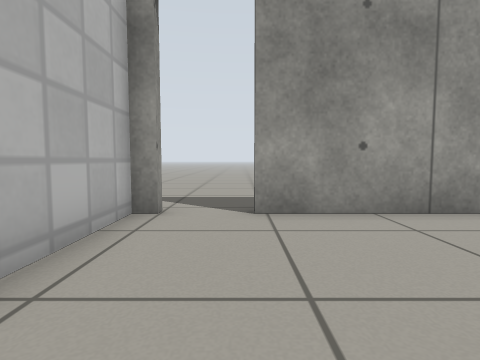
view 1 (above)

16 first-person views from a walk through a Gazebo world. The camera is 0.5 m above the floor, tilts 4° down and sees 80° across. The floor is counted in squares, 0.5 m on a side. Each view is taken from the middle of a square. On the plan, view 1 faces up. The plan holds only what a view shows up to about 11 squares ahead; the rest is blank. Simple patterns stand in for the simulator's built-in surfaces.

view 2
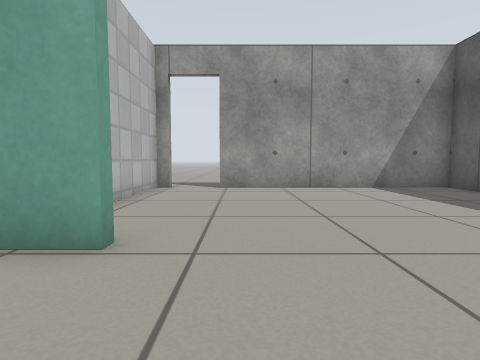

view 3
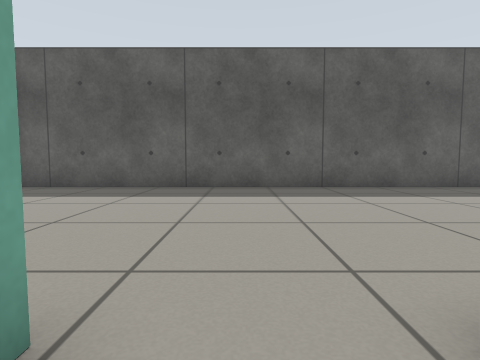

view 4
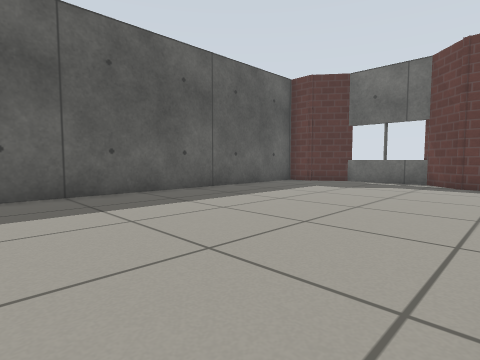

view 5
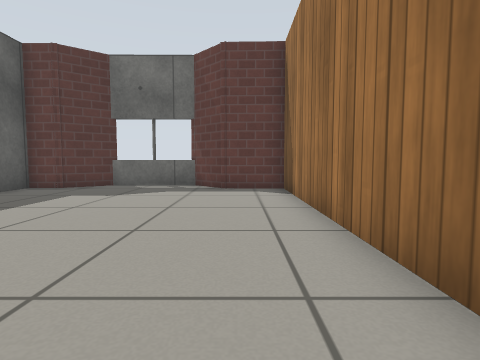

view 6
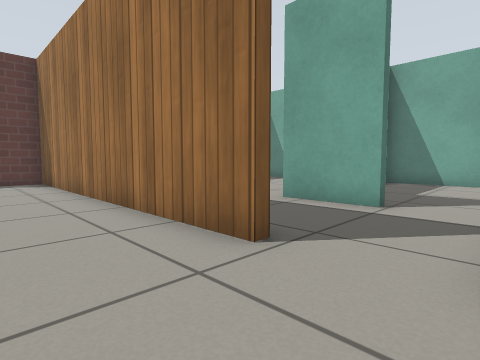

view 7
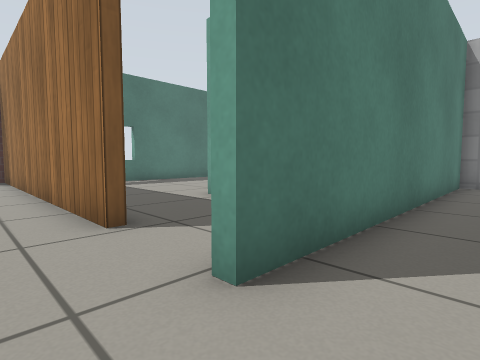

view 8
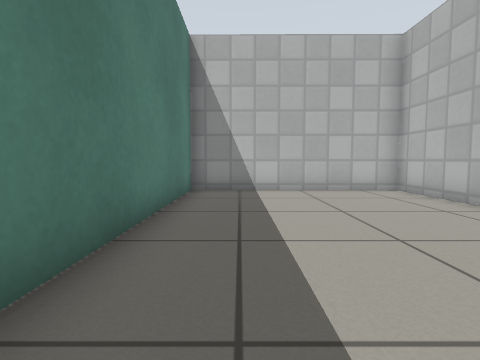

view 9
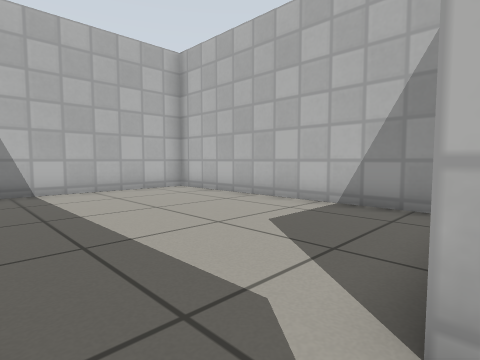

view 10
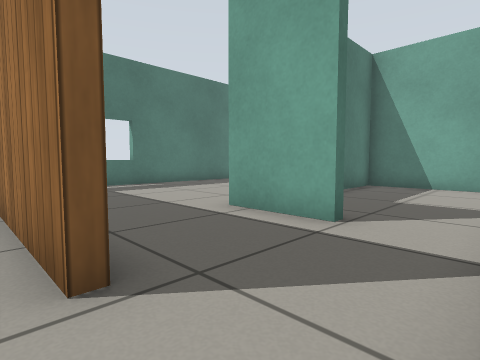

view 11
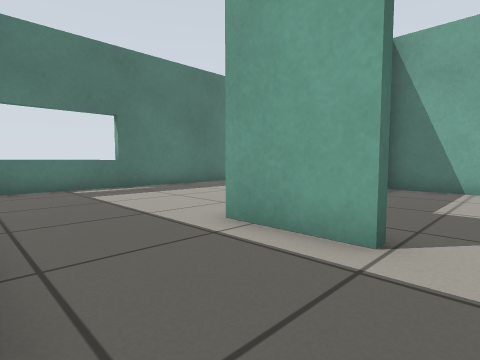

view 12
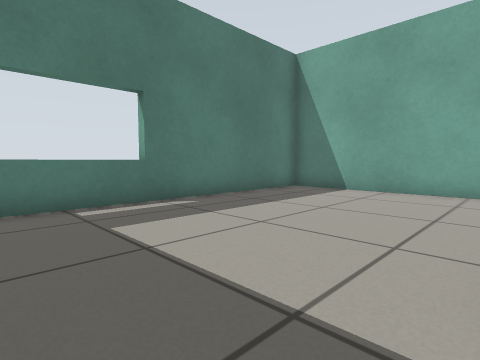

view 13
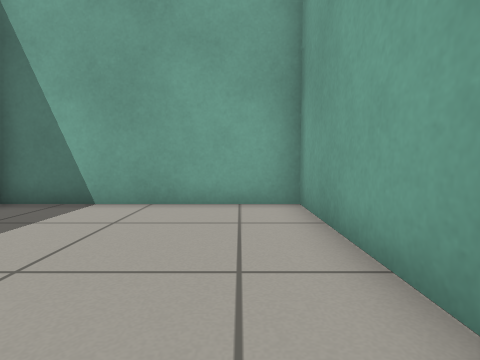

view 14
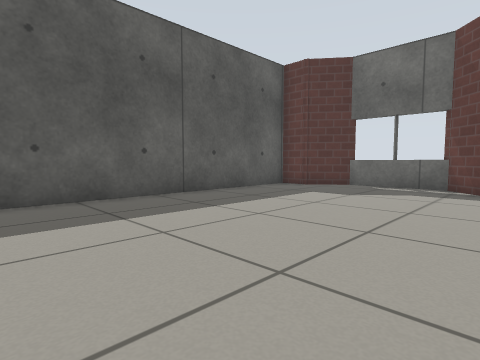

view 15
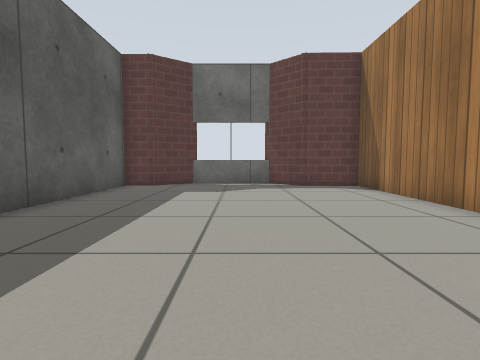

view 16
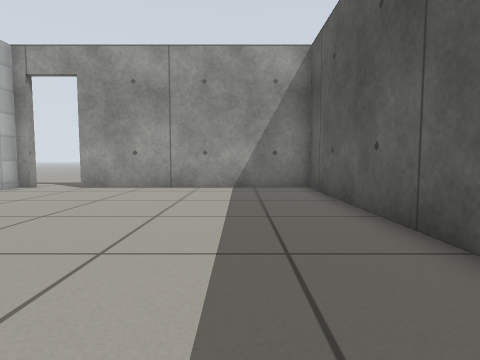

### Floor plan
Points are (right, up) in squares from view 1. A wall is a line through its corners. A room is listed if a view was taken in it or the views show most of it. See-through windows are left out.
Room 1 (views 1, 2, 4, 5, 6, 7, 10, 11, 14, 15, 16)
walls: (-0.5, -4.2) (-0.5, -16) (1.5, -16) (2.9, -17.4); (-1.5, -1.6) (-0.5, -1.6) (-0.5, -1.9) (-1.7, -1.9); (7.3, -16.2) (8.5, -16.2) (8.5, 5.3) (0.2, 5.3); (-2, 5.3) (-2, 1.6); (2.7, -17.2) (5.7, -17.2); (6, -17.2) (7.5, -16.1)
ways out: opening at (-1, -3.5) to room 2; opening at (-2, -0.5) to room 3; open door at (-0.5, 5.5)
Room 2 (view 3)
walls: (-4.3, -4.1) (-4.3, -6.7); (-11.5, -3) (-11.4, -6.3) (-9.2, -6.3)
ways out: opening at (-1, -3.5) to room 1; opening at (-3, -5.5) to room 4
Room 3 (views 8, 9)
walls: (-3.1, 5.3) (-11.5, 5.3) (-11.5, -1.6) (-1.5, -1.6)
ways out: opening at (-2, -0.5) to room 1
Room 4 (views 12, 13)
walls: (-6.5, -6.6) (-11.4, -6.6) (-11.4, -13.4) (-1.9, -13.4)
ways out: opening at (-3, -5.5) to room 2

Positions as (right, up) in squares from view 1, and headings:
1: (0, 0), facing up
2: (1, -5), facing up
3: (-2, -3), facing right
4: (0, -4), facing down-right
5: (1, -6), facing down
6: (2, -2), facing down-left
7: (1, 0), facing down-left
8: (-2, 0), facing left
9: (-2, -1), facing up-left
10: (0, -2), facing down-left
11: (-1, -3), facing down-left
12: (-2, -7), facing down-left
13: (-5, -8), facing left
14: (1, -6), facing down-right
15: (4, -5), facing down
16: (6, -5), facing up
